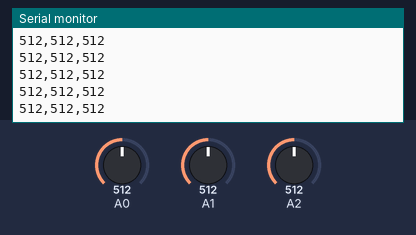
The sketch below on a simulated Arduino Uno, built with avr-gcc and run on an emulated ATmega328P. Shown: the last lines printed to the serial monitor. The inputs (shaded band) are chosen by the test bench; at power-on: A0 = 512, A1 = 512, A2 = 512.

Above: at 1.2 s.
1.3 s: A0 set to 716
At 2.0 s:
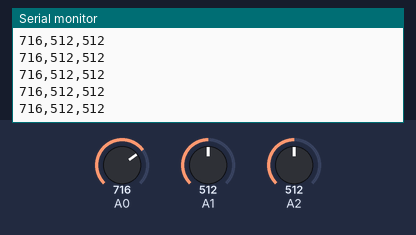
2.8 s: A1 set to 716
At 3.8 s:
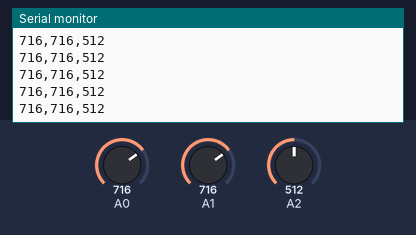
4.3 s: A2 set to 716
At 5.1 s:
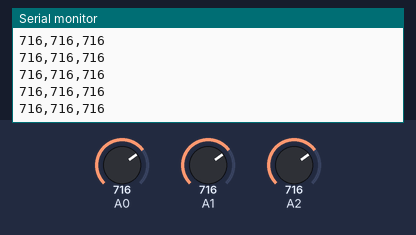
5.8 s: A0 set to 900
At 6.4 s:
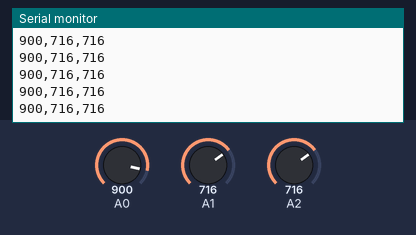
7.3 s: A1 set to 900
At 8.0 s:
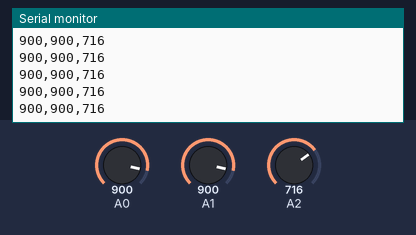
8.8 s: A2 set to 900
At 9.5 s:
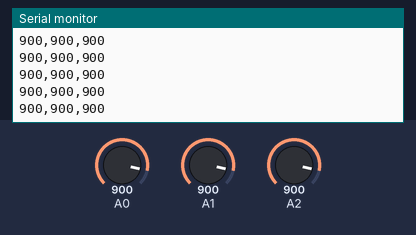
Timing chart, 0 to 11.3 s (numbered marks = the images above; inputs shaded):
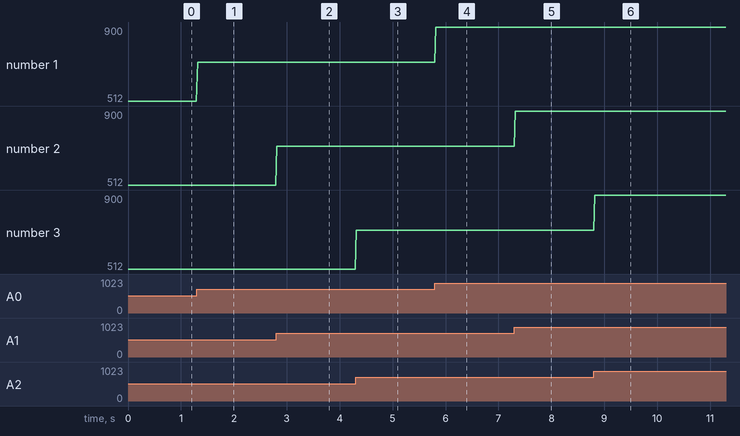

The sketch:

control_keys.ino
```cpp
// Reads the three ADC2-replacement control-key FSRs (gamakam, octave+,
// octave-) on A0/A1/A2 and prints them as CSV each cycle, for
// jaladarangam.py to parse over serial: "gamakam,octave_up,octave_down\n".
// A4/A5 are intentionally unused - reserved for this board's I2C bus.
// This supersedes a0_raw_test.ino (single-channel bring-up test) now that
// all three channels are wired and validated individually.
void setup() {
  Serial.begin(115200);
}

void loop() {
  int gamakam = analogRead(A0);
  int octave_up = analogRead(A1);
  int octave_down = analogRead(A2);
  Serial.print(gamakam);
  Serial.print(',');
  Serial.print(octave_up);
  Serial.print(',');
  Serial.println(octave_down);
  delay(20);
}
```

Measured:
- after the input at 1.3 s, the serial monitor: prints a new line at once (image 1)
- after the input at 2.8 s, the serial monitor: prints a new line at once (image 2)
- after the input at 4.3 s, the serial monitor: prints a new line at once (image 3)
- after the input at 5.8 s, the serial monitor: prints a new line at once (image 4)
- after the input at 7.3 s, the serial monitor: prints a new line at once (image 5)
- after the input at 8.8 s, the serial monitor: prints a new line at once (image 6)
- plotted number 1: 512 → 716 after the input at 1.3 s, 716 → 900 after the input at 5.8 s
